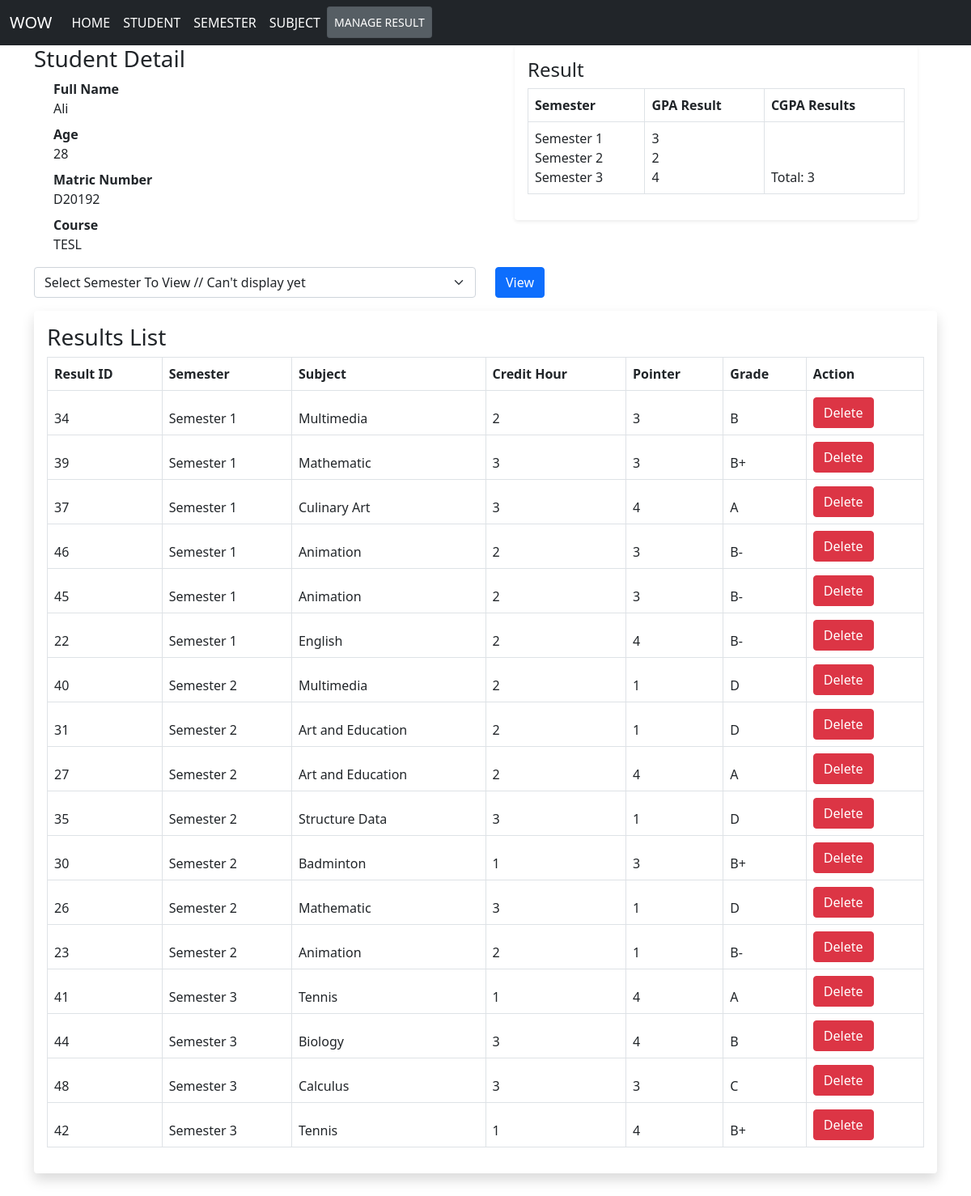
/result.php?id=4, run on the app's committed database.
### tables this page shows
CREATE TABLE `students` (
  `id` int(100) NOT NULL,
  `full_name` varchar(200) NOT NULL,
  `age` int(100) NOT NULL,
  `matric_no` varchar(100) NOT NULL,
  `course` varchar(200) NOT NULL
);

CREATE TABLE `results` (
  `id` int(100) NOT NULL,
  `student_id` int(100) DEFAULT NULL,
  `semester_id` int(100) DEFAULT NULL,
  `subject_id` int(100) DEFAULT NULL,
  `pointer` int(100) DEFAULT NULL,
  `grade` varchar(100) DEFAULT NULL
);

CREATE TABLE `semesters` (
  `id` int(100) NOT NULL,
  `sem_name` varchar(200) NOT NULL
);

CREATE TABLE `subjects` (
  `id` int(100) NOT NULL,
  `semester_id` int(100) DEFAULT NULL,
  `subject_name` varchar(200) DEFAULT NULL,
  `credit_hour` int(100) DEFAULT NULL
);

### result.php (the view, shortened to what this page needs)
<?php
include 'header.php';
$stmt = $conn->prepare('SELECT * FROM students WHERE id=:id');
$stmt->bindValue('id', $_GET['id']);
$stmt->execute();
$student = $stmt->fetch(PDO::FETCH_OBJ);
$sql = ("SELECT students.*, semesters.*, subjects.*, results.*
FROM results
INNER JOIN subjects ON results.subject_id = subjects.id
INNER JOIN semesters ON results.semester_id = semesters.id
INNER JOIN students ON results.student_id = students.id
WHERE student_id = :id
ORDER BY sem_name ASC ");
$stmt = $conn->prepare($sql);
$stmt->bindValue('id', $_GET['id']);
$stmt->execute();
$sql2 = ("SELECT
SUM(subjects.credit_hour * results.pointer) / SUM(subjects.credit_hour) AS total
FROM results
INNER JOIN subjects ON results.subject_id = subjects.id
INNER JOIN students ON results.student_id = students.id
INNER JOIN semesters ON results.semester_id = semesters.id
WHERE student_id = :id");
$res = $conn->prepare($sql2);
$res->bindValue('id', $_GET['id']);
$res->execute();
$sql3 = ("SELECT
SUM(subjects.credit_hour * results.pointer) / SUM(subjects.credit_hour) AS tgpa
FROM results
INNER JOIN subjects ON results.subject_id = subjects.id
INNER JOIN students ON results.student_id = students.id
INNER JOIN semesters ON results.semester_id = semesters.id
WHERE student_id = :id
GROUP BY sem_name
ORDER BY sem_name
");
$gpa = $conn->prepare($sql3);
$gpa->bindValue('id', $_GET['id']);
$gpa->execute();
$sql4 = ("SELECT (results.semester_id) AS sem
FROM results
INNER JOIN subjects ON results.subject_id = subjects.id
INNER JOIN students ON results.student_id = students.id
INNER JOIN semesters ON results.semester_id = semesters.id
WHERE student_id = :id
GROUP BY sem_name
");
$sems = $conn->prepare($sql4);
$sems->bindValue('id', $_GET['id']);
$sems->execute();
?>
<!DOCTYPE html>
<html lang="en">
<head>
    <link href="https://cdn.jsdelivr.net/npm/bootstrap@5.0.0-beta3/dist/css/bootstrap.min.css" rel="stylesheet">
</head>
<body>
    <div class="container">
        <div class="row">
            <div class="col-sm">
                <h3>Student Detail</h3>
                <dl class="container">
                    <dt class="col-sm-3">Full Name</dt>
                    <dd class="col-sm-9"><?php echo $student->full_name; ?></dd>
                    <dt class="col-sm-3">Age</dt>
                    <dd class="col-sm-9"><?php echo $student->age; ?></dd>
                    <dt class="col-sm-3">Matric Number</dt>
                    <dd class="col-sm-9"><?php echo $student->matric_no; ?></dd>
                    <dt class="col-sm-3">Course</dt>
                    <dd class="col-sm-9"><?php echo $student->course; ?></dd>
                </dl>
            </div>
            <div class="col-sm">
                <div class="container">
                    <div class="shadow-sm p-3 mb-5 bg-body rounded">
                        <h4>Result</h4>
                        <table class="table table-bordered table-hover">
                            <thead>
                                <tr>
                                    <th>Semester</th>
                                    <th>GPA Result</th>
                                    <th>CGPA Results</th>
                                </tr>
                                <tr>
                                    <td>
                                        <?php
                                        for ($i = 0; $rows = $sems->fetch(); $i++) {
                                            echo "Semester " . $rows['sem'];
                                            echo "<br />";
                                        } ?>
                                    </td>
                                    <td class="data-content">
                                        <?php
                                        for ($i = 0; $rows = $gpa->fetch(); $i++) {
                                            echo (round($rows['tgpa']));
                                            echo "<br />";
                                        } ?>
                                    </td>
                                    <td class="data-content">
                                        <?php
                                        for ($i = 0; $rows = $res->fetch(); $i++) {
                                            echo "Total: " . (round($rows['total']));
                                        }
                                        ?>
                                    </td>
                                </tr>
                            </thead>
                        </table>
                    </div>
                </div>
            </div>
        </div>
    </div>
    <div class="container">
        <div class="row">
            <div class="col-sm">
                <form action="">
                    <select name="sem_name" class="form-select" aria-label="semester">
                        <option selected required>Select Semester To View // Can't display yet</option>
                    </select>
            </div>
            <div class="col-sm">
                <div class="mb-3">
                    <button type="select" name="select" value="select" class="btn btn-primary">View</button>
                </div>
            </div>
        </div>
    </div>
    <div class="container">
        <fieldset>
            <div class="shadow p-3 mb-5 bg-body rounded">
                <h3>Results List</h3>
                <table class="table table-bordered table-striped border border-1">
                    <thead>
                        <tr>
                            <th>Result ID</th>
                            <th>Semester</th>
                            <th>Subject</th>
                            <th>Credit Hour</th>
                            <th>Pointer</th>
                            <th>Grade</th>
                            <th>Action</th>
                        </tr>
                        <?php
                        while ($results = $stmt->fetch(PDO::FETCH_OBJ)) { ?>
                            <tr>
                                <td class="data-content"><?php echo $results->id; ?></td>
                                <td class="data-content"><?php echo $results->sem_name; ?></td>
                                <td class="data-content"><?php echo $results->subject_name; ?></td>
                                <td class="data-content"><?php echo $results->credit_hour; ?></td>
                                <td class="data-content"><?php echo $results->pointer; ?></td>
                                <td class="data-content"><?php echo $results->grade; ?></td>
                                <td class="data-content">
                                    <a class="btn btn-danger" href="result.php?id=<?php echo $results->id ?> &action=delete">Delete</a>
                                </td>
                            </tr>
                        <?php } ?>
                    </thead>
                </table>
            </div>
        </fieldset>
    </div>
</body>
</html>

### data on the page
students: full_name "Ali", age "28", matric_no "D20192", course "TESL"
results: id "34", semester.sem_name "Semester 1", subject.subject_name "Multimedia", subject.credit_hour "2", pointer "3", grade "B"
results: id "39", semester.sem_name "Semester 1", subject.subject_name "Mathematic", subject.credit_hour "3", pointer "3", grade "B+"
results: id "37", semester.sem_name "Semester 1", subject.subject_name "Culinary Art", subject.credit_hour "3", pointer "4", grade "A"
results: id "46", semester.sem_name "Semester 1", subject.subject_name "Animation", subject.credit_hour "2", pointer "3", grade "B-"
results: id "45", semester.sem_name "Semester 1", subject.subject_name "Animation", subject.credit_hour "2", pointer "3", grade "B-"
results: id "22", semester.sem_name "Semester 1", subject.subject_name "English", subject.credit_hour "2", pointer "4", grade "B-"
results: id "40", semester.sem_name "Semester 2", subject.subject_name "Multimedia", subject.credit_hour "2", pointer "1", grade "D"
results: id "31", semester.sem_name "Semester 2", subject.subject_name "Art and Education", subject.credit_hour "2", pointer "1", grade "D"
results: id "27", semester.sem_name "Semester 2", subject.subject_name "Art and Education", subject.credit_hour "2", pointer "4", grade "A"
results: id "35", semester.sem_name "Semester 2", subject.subject_name "Structure Data", subject.credit_hour "3", pointer "1", grade "D"
results: id "30", semester.sem_name "Semester 2", subject.subject_name "Badminton", subject.credit_hour "1", pointer "3", grade "B+"
results: id "26", semester.sem_name "Semester 2", subject.subject_name "Mathematic", subject.credit_hour "3", pointer "1", grade "D"
results: id "23", semester.sem_name "Semester 2", subject.subject_name "Animation", subject.credit_hour "2", pointer "1", grade "B-"
results: id "41", semester.sem_name "Semester 3", subject.subject_name "Tennis", subject.credit_hour "1", pointer "4", grade "A"
results: id "44", semester.sem_name "Semester 3", subject.subject_name "Biology", subject.credit_hour "3", pointer "4", grade "B"
results: id "48", semester.sem_name "Semester 3", subject.subject_name "Calculus", subject.credit_hour "3", pointer "3", grade "C"
results: id "42", semester.sem_name "Semester 3", subject.subject_name "Tennis", subject.credit_hour "1", pointer "4", grade "B+"

### other printed values
$rows['sem'] "1"
$rows['sem'] "2"
$rows['sem'] "3"
$rows['tgpa'] "3"
$rows['tgpa'] "2"
$rows['tgpa'] "4"
$rows['total'] "3"
